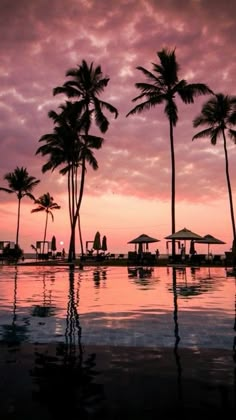
#> input picture images/foto.jpg, 236 x 420 px, found by its file name
$ python tranformasiFourier.py
#> lines starting #> are read from the running program, lines starting #| are printed output that depends on the picture
import cv2
import numpy as np
import matplotlib.pyplot as plt
# Load gambar dalam mode grayscale
img = cv2.imread('images/foto.jpg', 0)
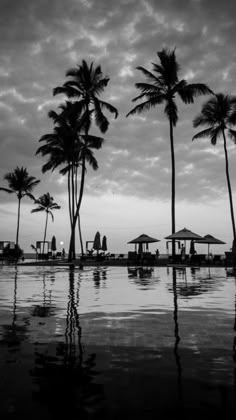
#> img: shape (420, 236); min 0, max 248, mean 96.7
if img is None:
	print("File gambar tidak ditemukan!")
else:
	# Mengubah ke domain frekuensi
	f = np.fft.fft2(img)
	# Geser komponen frekuensi rendah ke tengah (agar visualisasi lebih intuitif)
	fshift = np.fft.fftshift(f)
# Hitung Magnitude Spectrum (dalam skala Log agar terlihat jelas)
magnitude_spectrum = 20 * np.log(np.abs(fshift))
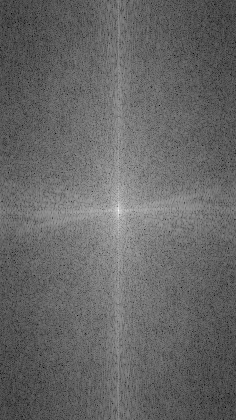
#> magnitude_spectrum: shape (420, 236) float64; min 36.15, max 321.5, mean 151.5; drawn with min black and max white
# --- Visualisasi Before & After ---
plt.figure(figsize=(12, 6))
plt.subplot(121)
plt.imshow(img, cmap='gray')
plt.title('Sumber (Citra Asli)')
plt.axis('off')
plt.subplot(122)
plt.imshow(magnitude_spectrum, cmap='gray')
plt.title('AFTER (Magnitude Spectrum)')
plt.axis('off')
plt.suptitle('Transformasi Fourier 2D', fontsize=16)
plt.show()
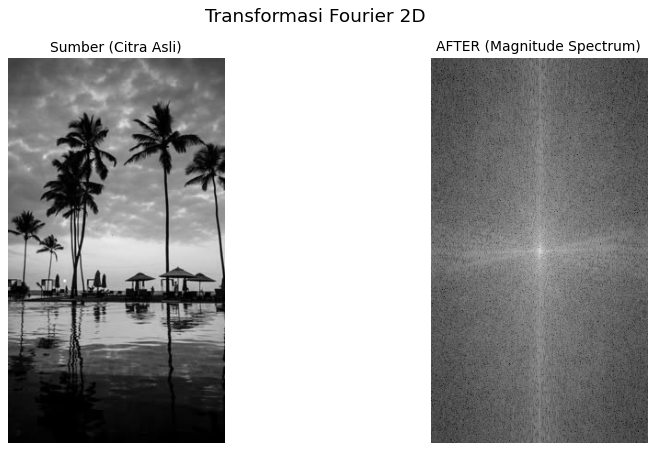
#> figure drawn by matplotlib, 2 panels
